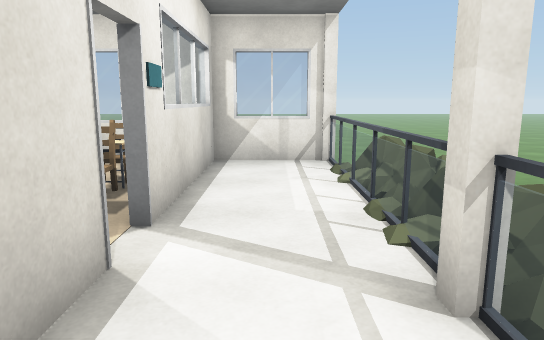
View 1 (above)

24 first-person views from a walk through a scene from a Unity 3-D project. The camera is 1.4 m above the floor, tilts 10° down and sees 70° across. The floor is counted in squares, 1 m on a side. Each view is taken from the middle of a square. On the plan, view 1 faces up. The plan holds only what a view shows up to about 16 squares ahead; the rest is blank. The place goes on beyond the plan. The player is left out. Door leaves are left out, so doorways stand open. Some surface patterns are stand-ins.

View 2
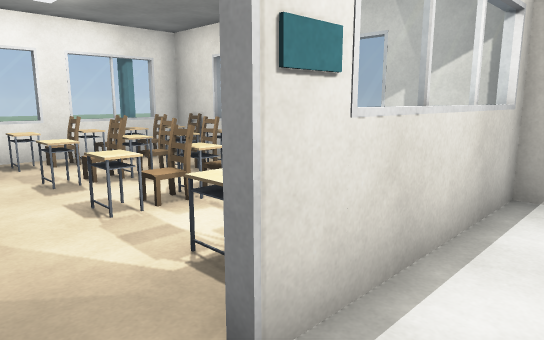

View 3
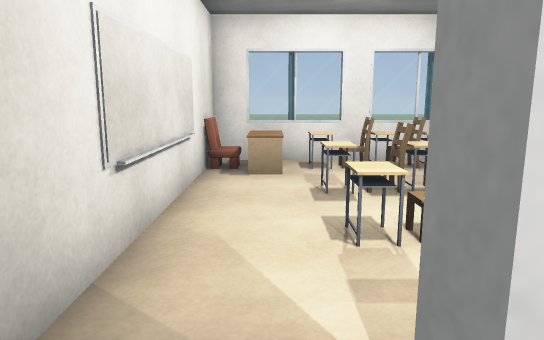

View 4
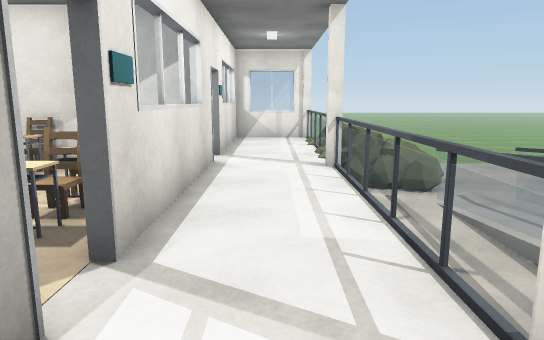

View 5
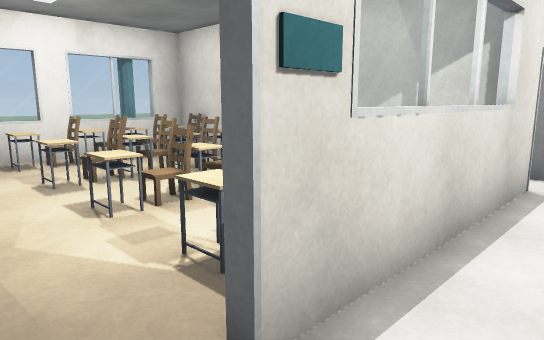

View 6
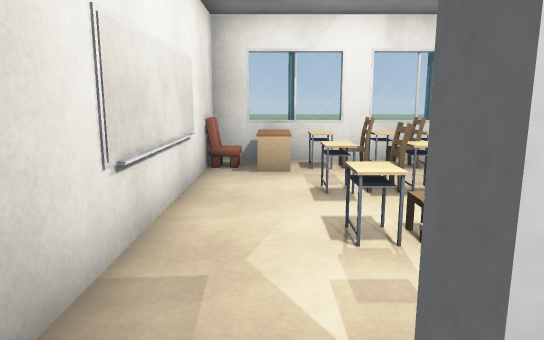

View 7
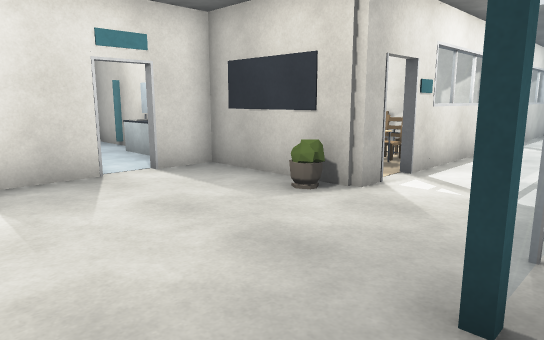

View 8
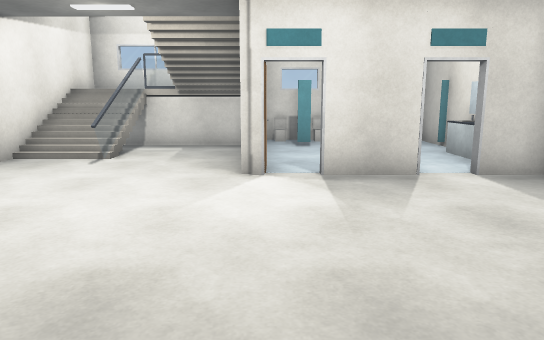

View 9
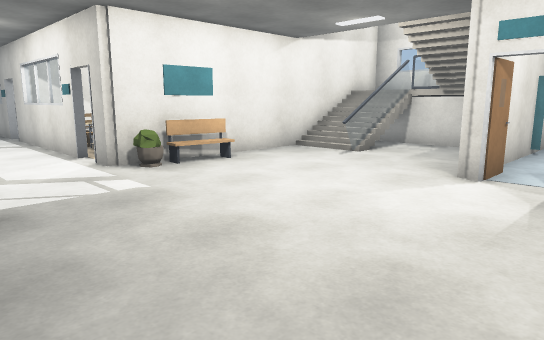

View 10
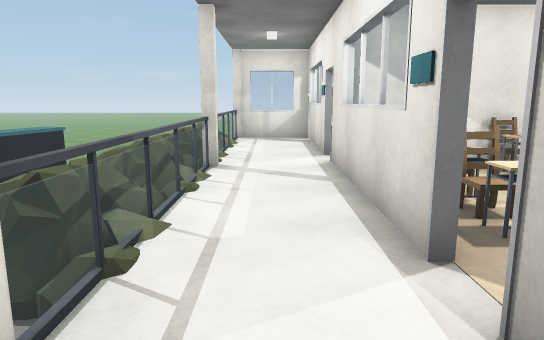

View 11
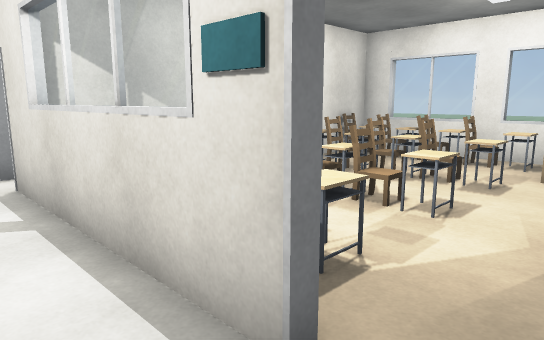

View 12
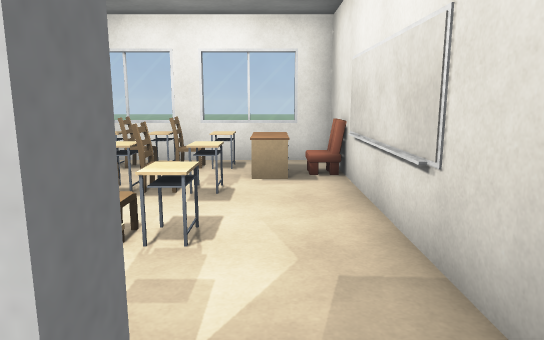

View 13
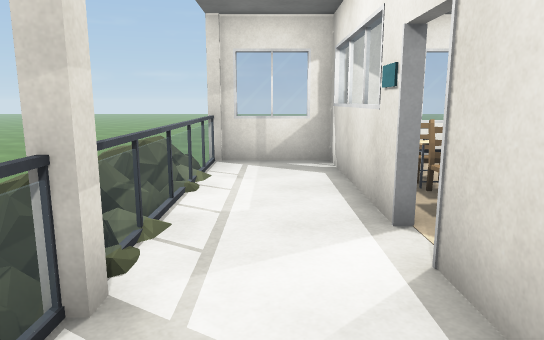

View 14
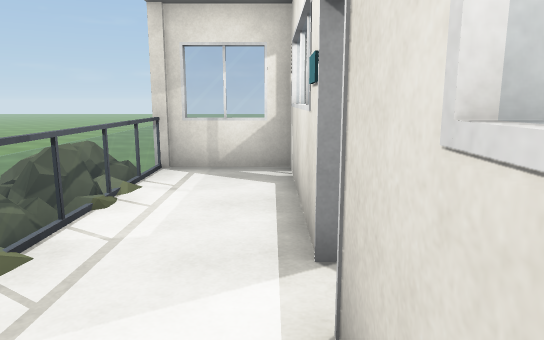

View 15
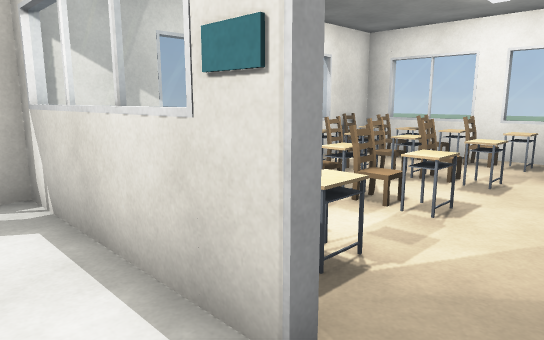

View 16
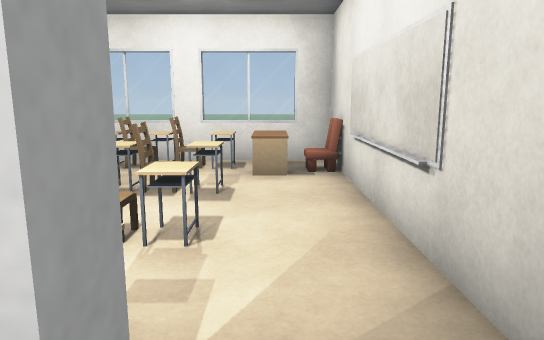

View 17
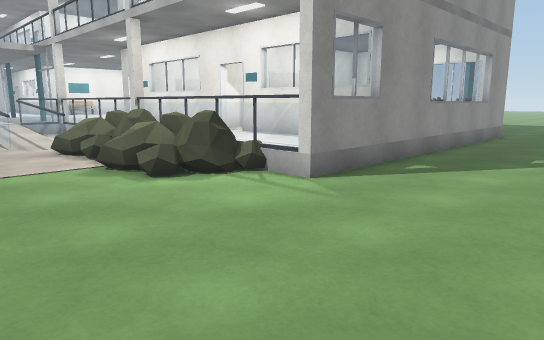

View 18
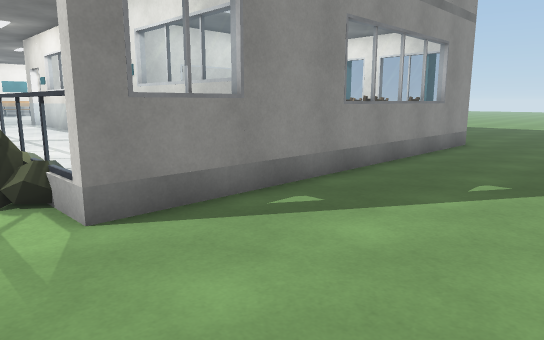

View 19
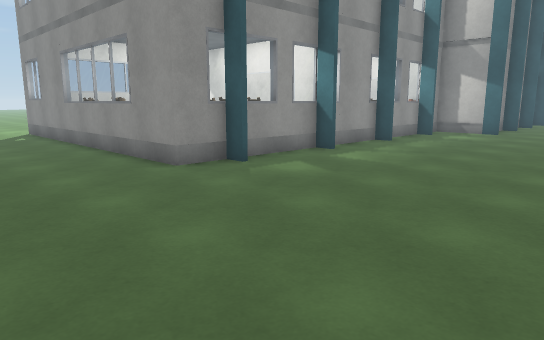

View 20
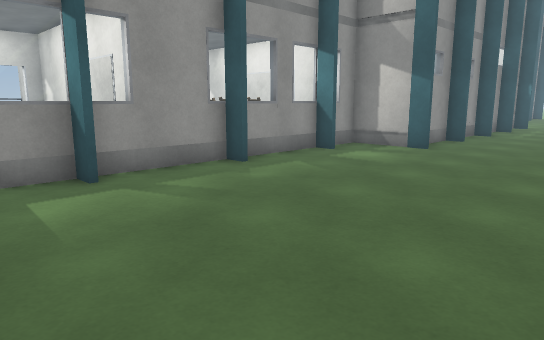

View 21
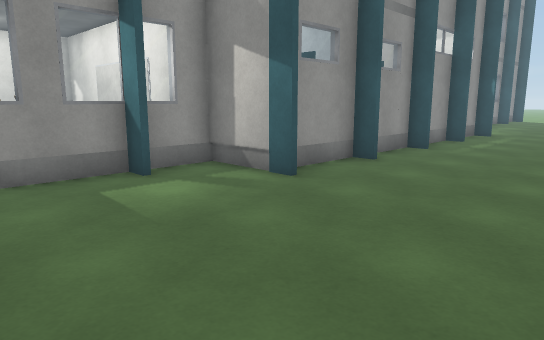

View 22
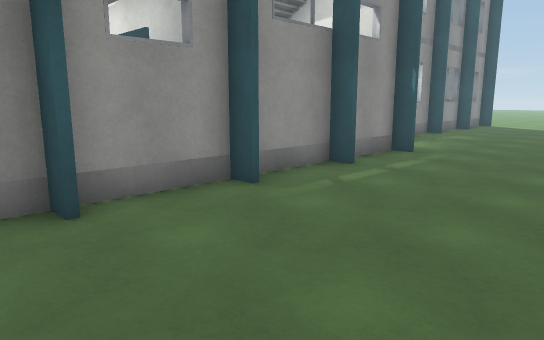

View 23
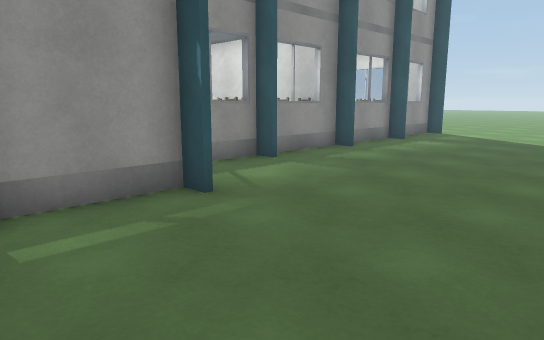

View 24
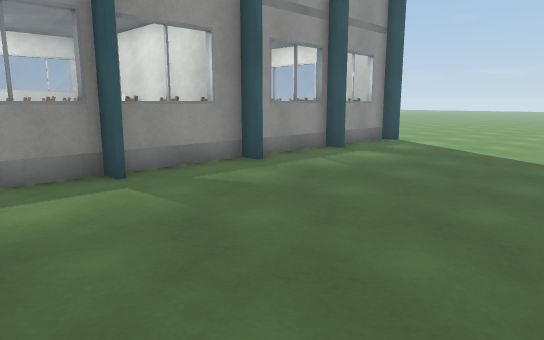

### Floor plan
Key: @ floor where view 1 was taken; # wall or solid block; . main floor; : floor 0.25 m higher than the main floor; + floor 0.5 m higher than the main floor; * floor 2.25 m higher than the main floor; / step, stairs or slope; D open door; = window, fence, low wall or low ledge; O other object.
Columns run from 18 left of view 1 to 7 right of it. Each row starts with its distance up from view 1.
 14 .                    ..  .
 13   .......    ............
 12  ........................
 11  .........................
 10  ..................O......
  9  .......#O#O#O# ###O......
  8  ......##O+O    =++#O....
  7 ........#O+O+O O=++#OO....
  6  .......#O+O+O+O=++#OOO...
  5  .......#O+O+O+O#++#OO...
  4  ......##OO+++++D++#OO...
  3  .......#O######D++OOOO..
  2  .......#O#  O  #++O.O...
  1 .......##O+O    =++#.==.
  0  .......#O+O+O+O=+@#.=#
 -1  .......#O+O+O+O=++#.=:
 -2  .......#O+O+O+OO++#.=:
 -3  ......#OO++++++D++#.=+
 -4  .......#O######D++O.=+
 -5  ....###########O++OO
 -6 ......OOO   #++++++=
 -7  .....#     #++++++=
 -8  ....##     #++++++O+
 -9  .....OOO   #++++++
-10  .....#######++++++++
-11  ....###    #+++++++
-12  .....##++++++++++++
-13 ......##++++++++++++
-14  ....#=*#OO#+++++++
-15  .....=    ++++++++
-16  .....#   /++#O#O++
-17 .....####O######D++O
-18  .......=OO+++++D++#O
-19  .......#O+O+O+OO++#OO
-20  ......##O+O+O+O=++#OO
-21  .......#O+O+O+O=++#O O
-22  .......#O+O  + =++#O OO
-23  .......#O#O#O# #++OO O
-24  ......##O######D++OOO
-25  .......#OO+++++D++#OO
-26   ......#O+O+O+OO++#OO
-27   .....##O+O+O+O=++#OO
-28   ......#O+O+O O=++#OO
-29   ......#O+O    =++#OOO
-30   .....##O#     ###OO
-31    .....           O

Positions as (right, up) in squares from view 1, and headings:
1: (0, 0), facing up
2: (0, 3), facing up-left
3: (-1, 4), facing left
4: (0, -6), facing up
5: (0, -4), facing up-left
6: (-1, -3), facing left
7: (2, -10), facing up-left
8: (2, -10), facing left
9: (2, -8), facing down-left
10: (0, -15), facing down
11: (0, -17), facing down-left
12: (-1, -18), facing left
13: (0, -21), facing down
14: (-1, -22), facing down
15: (0, -24), facing down-left
16: (-1, -25), facing left
17: (7, 14), facing down-left
18: (3, 14), facing down-left
19: (-18, 14), facing down-right
20: (-18, 7), facing down-right
21: (-18, 1), facing down-right
22: (-18, -6), facing down-right
23: (-18, -13), facing down-right
24: (-18, -17), facing down-right
